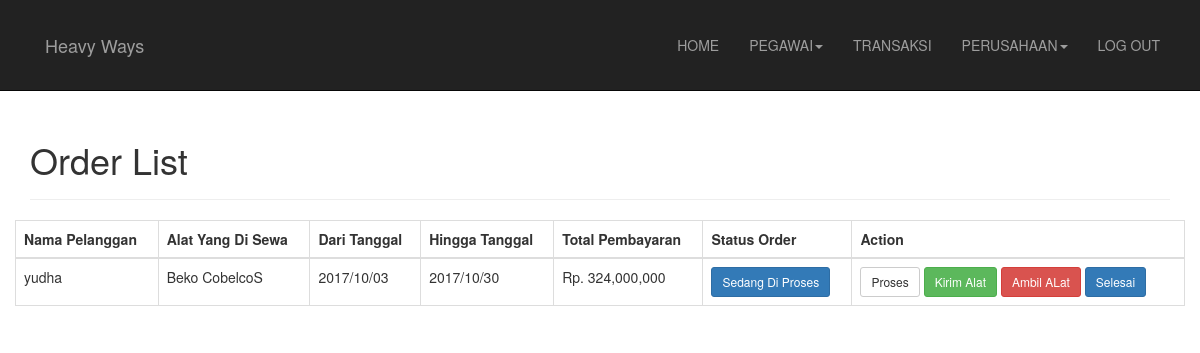
The page /orderlist.php (signed in) on the database its author committed.
### tables this page shows
CREATE TABLE `cart` (
  `id` int(100) NOT NULL,
  `idalat` varchar(100) NOT NULL,
  `user` varchar(100) NOT NULL,
  `nama_alat` varchar(100) NOT NULL,
  `tanggal_pinjam` varchar(100) NOT NULL,
  `tanggal_kembali` varchar(100) NOT NULL,
  `total` int(100) NOT NULL,
  `pemilik` varchar(100) NOT NULL,
  `status` int(30) NOT NULL,
  `jam_awal` varchar(100) NOT NULL,
  `jam_akhir` varchar(100) NOT NULL,
  `jam` int(30) NOT NULL,
  `notified` int(10) NOT NULL
);

### orderlist.php (the view, shortened to what this page needs)
<?php
include("Koneksi.php");
$user = $_SESSION['user'];
$q = "SELECT * FROM cart WHERE pemilik='$user' ORDER BY tanggal_pinjam DESC";
$data = mysqli_query($koneksi, $q);
include("layout.php");
 ?>
 <head>
 	<link rel="stylesheet" href="css/bootstrap.min.css" />
 </head>
<div class="container up">
  <div class="page-header">
    <h1>Order List</h1>
  </div>
  <div class="row">
    <table class="table table-bordered">
      <thead>
        <th>Nama Pelanggan</th>
        <th>Alat Yang Di Sewa</th>
        <th>Dari Tanggal</th>
        <th>Hingga Tanggal</th>
        <th>Total Pembayaran</th>
        <th>Status Order</th>
        <th>Action</th>
      </thead>
      <tbody>
        <?php
        function status($stat){
          switch ($stat) {
            case '1':
              echo "<button class=\"btn btn-sm btn-primary\">Sedang Di Proses</button>";
              break;
          }
        }
        function tombol($id){
          echo "<a href=\"prosesorder.php?id=$id&action=proses\" class=\"btn btn-sm btn-default\">Proses</a>  ";
          echo "<a href=\"prosesorder.php?id=$id&action=kirim\" class=\"btn btn-sm btn-success\">Kirim Alat</a>  ";
          echo "<a href=\"prosesorder.php?id=$id&action=ambil\" class=\"btn btn-sm btn-danger\">Ambil ALat</a>  ";
          echo "<a href=\"prosesorder.php?id=$id&action=selesai\" class=\"btn btn-sm btn-primary\">Selesai</a>  ";
        }
        ?>
        <?php while($row = mysqli_fetch_array($data)) { ?>
        <tr>
          <td><?php echo $row['user']; ?></td>
          <td><?php echo $row['nama_alat']; ?></td>
          <td><?php echo $row['tanggal_pinjam']; ?></td>
          <td><?php echo $row['tanggal_kembali']; ?></td>
          <td>Rp. <?php echo number_format($row['total']); ?></td>
          <td><?php status($row['status']); ?></td>
          <td><?php tombol($row['id']); ?></td>
        </tr>
        <?php } ?>
      </tbody>
    </table>
  </div>
</div>

### layout.php (style rules this page uses)
.up { margin-top: 100px; }

### rows shown on the page
cart: user "yudha", nama_alat "Beko CobelcoS", tanggal_pinjam "2017/10/03", tanggal_kembali "2017/10/30", total "324,000,000", status "Sedang Di Proses"
